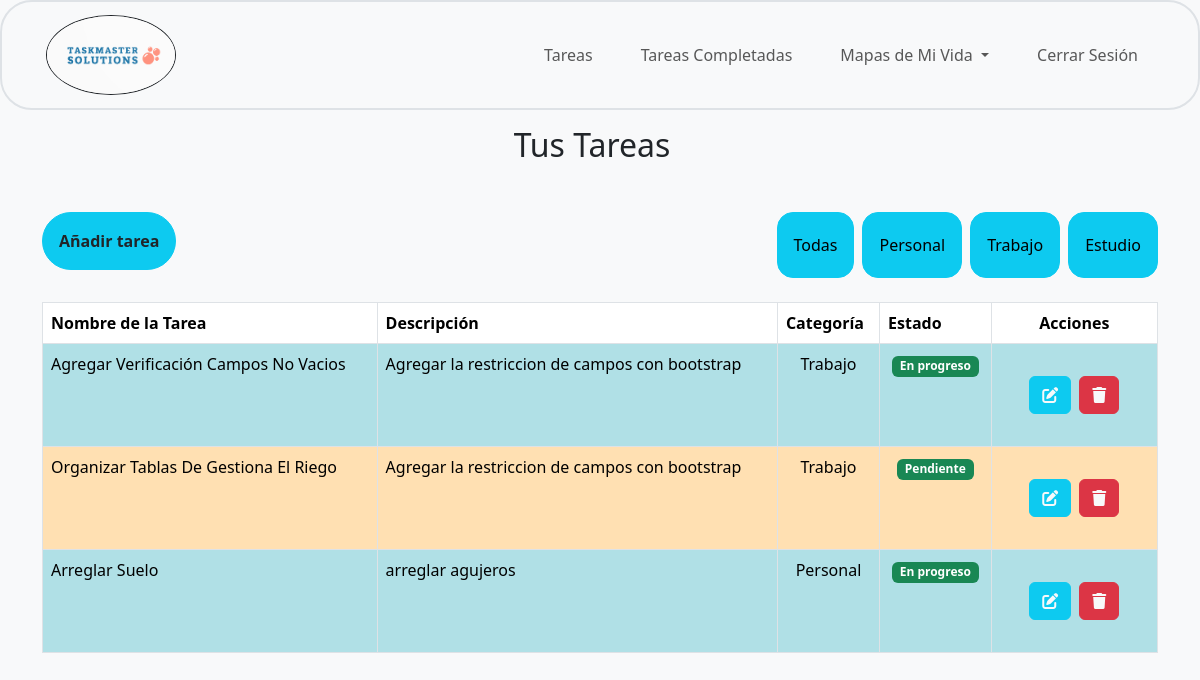
The app's page /index.php (signed in), older data.
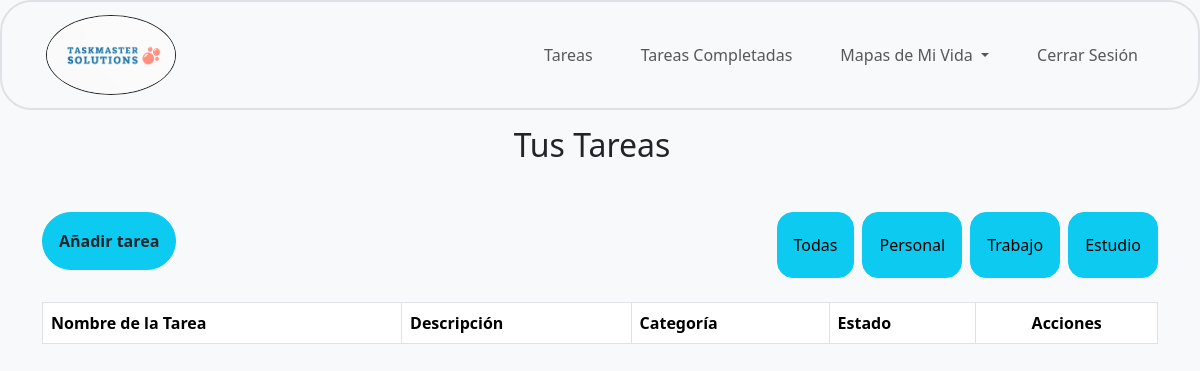
The same page, newer data.
### tables this page shows
CREATE TABLE `tareas` (
  `ID` int(4) NOT NULL,
  `Nombre` varchar(100) NOT NULL,
  `Descripcion` varchar(200) NOT NULL,
  `Usuario` int(2) NOT NULL,
  `Categoria` int(3) NOT NULL,
  `Estado` int(2) NOT NULL
);

CREATE TABLE `categorias` (
  `ID` int(4) NOT NULL,
  `Nombre` varchar(200) NOT NULL
);

CREATE TABLE `estados` (
  `ID` int(4) NOT NULL,
  `Nombre` varchar(200) NOT NULL
);

### index.php (the view, shortened to what this page needs)
<?php
include 'db.php';
$username = $_SESSION['username'];
$sql = "SELECT tareas.ID, tareas.Nombre, tareas.Descripcion, tareas.Categoria, tareas.Estado, tareas.Usuario,
        categorias.Nombre AS 'nombre_categoria', estados.Nombre AS 'nombre_estado', usuarios.ID as 'user'
        FROM tareas
        JOIN categorias ON tareas.Categoria = categorias.ID
        JOIN estados ON tareas.Estado = estados.ID
        JOIN usuarios ON tareas.Usuario = usuarios.ID
        WHERE usuarios.nombre='$username' AND tareas.Estado != 3";
$result = $conn->query($sql);
?>
<!DOCTYPE html>
<html lang="es">
<head>
    <link href="https://cdn.jsdelivr.net/npm/bootstrap@5.3.3/dist/css/bootstrap.min.css" rel="stylesheet">
    <link rel="stylesheet" href="https://cdnjs.cloudflare.com/ajax/libs/font-awesome/6.0.0-beta3/css/all.min.css">
</head>
<body class="bg-light">
    <?php
    include("./nav1.php");
    ?>
    <div class="tittle text-center my-3 me-3">
        <h2>Tus Tareas</h2>
    </div>
    <div class="container mt-5">
        <div class="d-flex justify-content-between mb-4 gap-2 flex-wrap">
            <div class="mb-2">
                <button type="button" class="btn btn-info btn-md p-2 rounded-5" data-bs-toggle="modal"
                    data-bs-target="#modalAdd">
                    <div class="d-flex align-items-center p-2">
                        <div class="text-dark"><b>Añadir tarea</b></div>
                    </div>
                </button>
            </div>
            <div class="d-flex flex-wrap gap-2">
                <button onclick="filtrarTareas('')" class="btn btn-info btn-md p-3 rounded-4">Todas</button>
                <button onclick="filtrarTareas('Personal')" class="btn btn-info btn-md p-3 rounded-4">Personal</button>
                <button onclick="filtrarTareas('Trabajo')" class="btn btn-info btn-md p-3 rounded-4">Trabajo</button>
                <button onclick="filtrarTareas('Estudio')" class="btn btn-info btn-md p-3 rounded-4">Estudio</button>
            </div>
        </div>
        <div class="table-responsive">
            <table id="nueva_tabla" class="table table-bordered">
                <thead class="thead-dark">
                    <tr>
                        <th>Nombre de la Tarea</th>
                        <th>Descripción</th>
                        <th>Categoría</th>
                        <th>Estado</th>
                        <th class="text-center">Acciones</th>
                    </tr>
                </thead>
                <tbody>
                    <?php while ($row = $result->fetch_assoc()) { ?>
                        <tr>
                            <td class="color"><?php echo $row['Nombre']; ?></td>
                            <td class="color"><?php echo $row['Descripcion']; ?></td>
                            <td class="color text-center"><?php echo $row['nombre_categoria']; ?></td>
                            <td class="estado text-center">
                                <?php echo "<span class='badge text-bg-secondary bg-success'>{$row['nombre_estado']}</span>"; ?>
                            </td>
                            <td class="color">
                                <div class="d-flex justify-content-center align-middle gap-2 p-4">
                                    <button type="button" class="btn btn-info" data-bs-toggle="modal"
                                        data-bs-target="#editarModal<?php echo $row['ID']; ?>">
                                        <span><i class="fa-solid fa-pen-to-square text-light"></i></span>
                                    </button>
                                    <a class="btn btn-danger link-light"
                                        href="borrar_tarea.php?ID=<?php echo $row['ID'] ?>">
                                        <span><i class="fa-solid fa-trash"></i></span>
                                    </a>
                                </div>
                            </td>
                        </tr>
                    <?php } ?>
                </tbody>
            </table>
        </div>
    </div>
</body>
</html>

### nav1.php (shortened to what this page needs)
<nav class="navbar navbar-expand-lg border border-drak-subtle navbar-light bg-light rounded rounded-5 border-2">
    <div class="container-fluid">
        <a class="navbar-brand" href="#">
            <a class="navbar-brand ms-3" href="#">
                <img class="rounded-circle border border-dark border-1"
                    src="img/Free-Logo-Maker-Get-Custom-Logo-Designs-in-Minutes-Looka.png" alt="Bootstrap" width="130"
                    height="80">
            </a>
        </a>
        <div class="collapse navbar-collapse" id="navbarNav">
            <ul class="navbar-nav p-4 ms-auto">
                <li class="nav-item mx-3"><a class="nav-link btn btn-info" href="./index.php">Tareas</a></li>
                <li class="nav-item mx-3"><a class="nav-link btn btn-info" href="./completadas.php">Tareas Completadas</a></li>
                <li class="nav-item dropdown mx-3">
                    <a class="nav-link btn btn-info dropdown-toggle" href="#" id="navbarDropdown" role="button" data-bs-toggle="dropdown" aria-expanded="false">
                        Mapas de Mi Vida
                    </a>
                </li>
                <li class="nav-item mx-3"><a class="nav-link btn btn-info" href="./logout.php">Cerrar Sesión</a></li>
            </ul>
        </div>
    </div>
</nav>

Row changes from the older to the newer data that the page shows:
removed tareas: Nombre "Agregar Verificación Campos No Vacios", Descripcion "Agregar la restriccion de campos con bootstrap", Categoria.Nombre "Trabajo", Estado.Nombre "En progreso"
removed tareas: Nombre "Organizar Tablas De Gestiona El Riego", Descripcion "Agregar la restriccion de campos con bootstrap", Categoria.Nombre "Trabajo", Estado.Nombre "Pendiente"
removed tareas: Nombre "Arreglar Suelo", Descripcion "arreglar agujeros", Categoria.Nombre "Personal", Estado.Nombre "En progreso"
